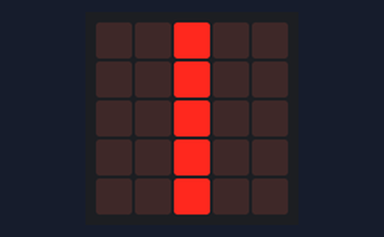
A program run on a simulated BBC micro:bit (MakeCode). On the bench: the board's 5×5 LED display.

Above: at 0.2 s.
At 1.0 s:
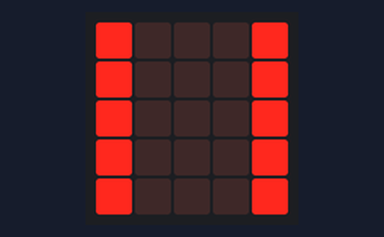
At 1.41 s:
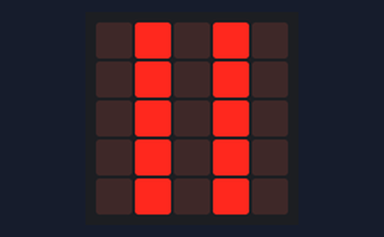

Measured:
- by itself, everything shown: repeats every 1.6 s, in 4 steps
- what the display in image 1 shows lasts 0.4 s, from 0.8 s to 1.2 s

The program:

main.ts
```typescript
basic.forever(function () {
    basic.showLeds(`
        . . # . .
        . . # . .
        . . # . .
        . . # . .
        . . # . .
        `)
    basic.showLeds(`
        . # . # .
        . # . # .
        . # . # .
        . # . # .
        . # . # .
        `)
    basic.showLeds(`
        # . . . #
        # . . . #
        # . . . #
        # . . . #
        # . . . #
        `)
    basic.showLeds(`
        . # . # .
        . # . # .
        . # . # .
        . # . # .
        . # . # .
        `)
})
```

test.ts
```typescript
// aquí va el archivo "tests"; esto no se compilará cuando este paquete se utilice como una extensión.
```
